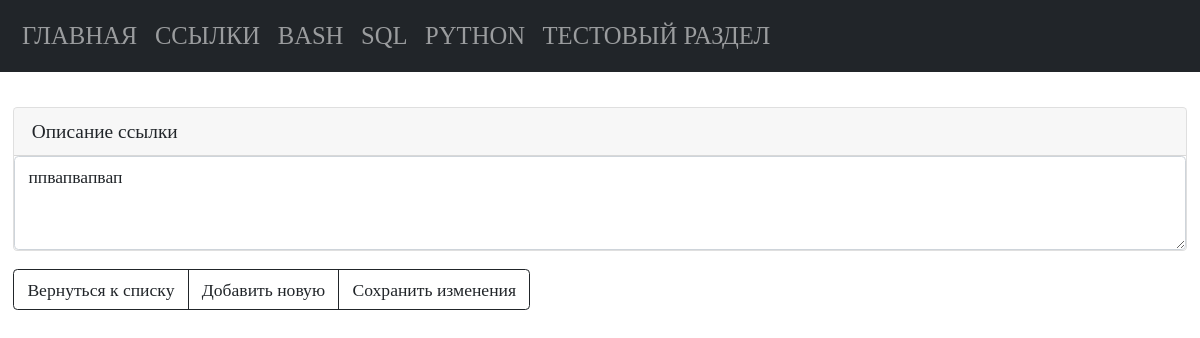
Before: /test/edit/1/ with the older database file.
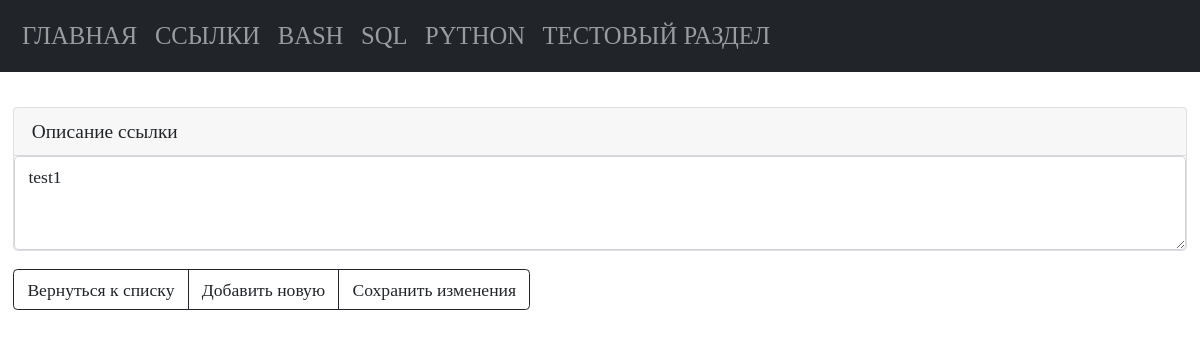
After: the same page with the newer database file.
### tables this page shows
CREATE TABLE test (
                test_id INTEGER PRIMARY KEY autoincrement, 
                test_name TEXT not null
        );

### modules/test/edit_test.py (the view, shortened to what this page needs)
@bp.route("/test/edit/<int:test_id>/", methods=("GET", "POST"))
def edit_test(test_id):
    conn = connect.get_db_connection()
    edit_test_view = conn.execute("SELECT * FROM test WHERE test_id = ?",
                                  (test_id,)).fetchone()
    return render_template("test/edit_test.html", edit_test_view=edit_test_view)

### modules/connect.py (called while the page is built)
def get_db_connection():
    db_path = os.path.join(BASE_DIR, '../database.db')
    conn = sqlite3.connect(db_path)
    conn.row_factory = sqlite3.Row
    return conn

### templates/test/edit_test.html (shortened to what this page needs)
{% extends 'base.html' %}
{% block content %}
<form method="post">
   <div class="card mb-3">
      <label for="test_name" class="card-header">Описание ссылки</label>
      <textarea class="form-control" id="test_name" name="test_name" rows="3" placeholder="Введите название"
         required>{{ edit_test_view.test_name }}</textarea>
   </div>
   <div class="btn-group btn-group" role="group" aria-label="...">
      <a href="{{ url_for('test_list.test_list') }}" class="btn btn-outline-dark">Вернуться к списку</a>
      <a href="{{ url_for('add_test.add_test') }}" class="btn btn-outline-dark">Добавить новую</a>
      <button type="submit" value="" class="btn btn-outline-dark">Сохранить изменения</button>
   </div>
</form>
<div class="container p-4">
</div>
{% endblock %}

Changed rows visible on the page:
changed test: test_name "ппвапвапвап" → "test1"
